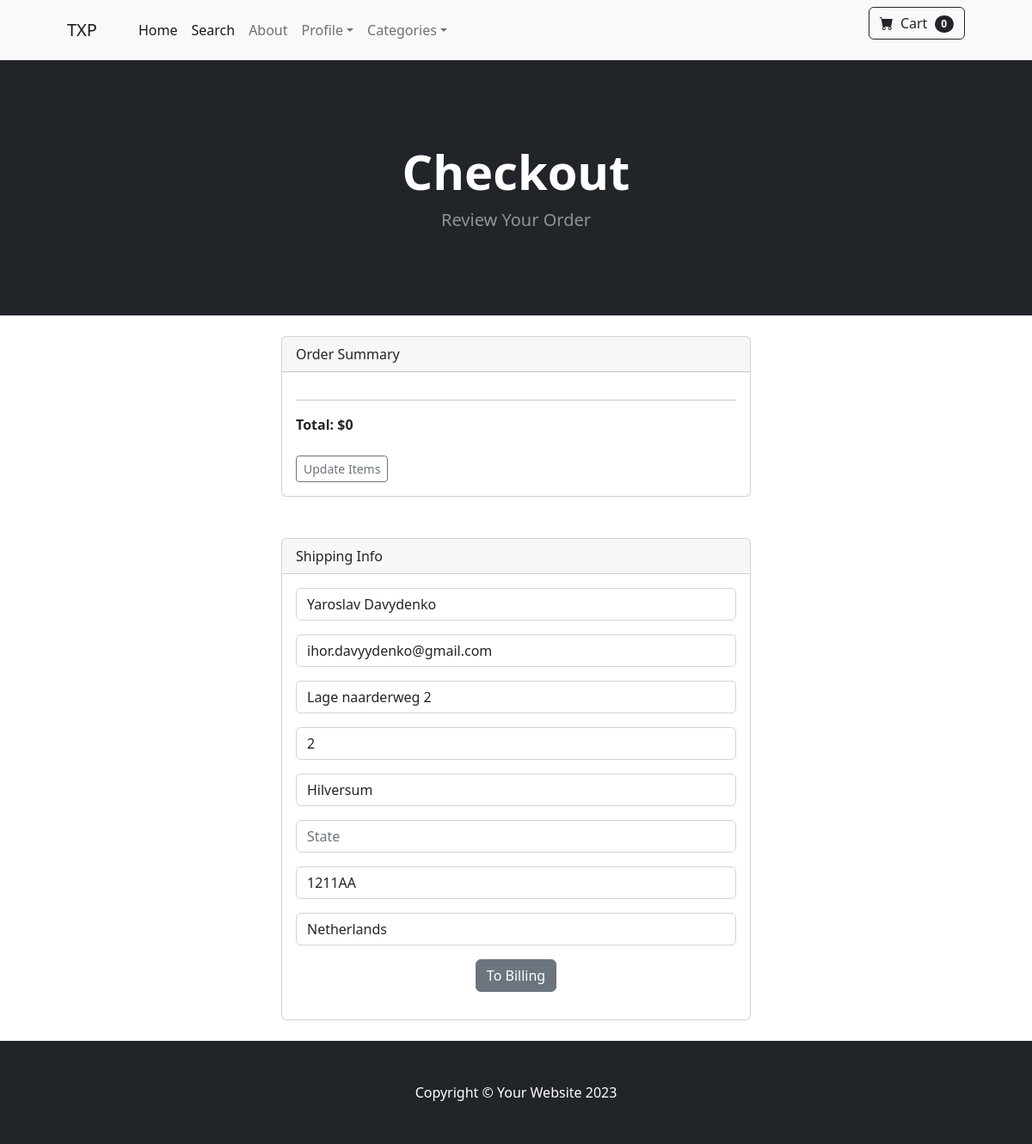
The app's page /payment/checkout (signed in) with its own data.
### payment/models.py (models this page shows, shortened)
class ShippingAddress(models.Model):
    user = models.ForeignKey(User, on_delete=models.CASCADE, null=True, blank=True)
    shipping_full_name = models.CharField(max_length=255)
    shipping_email = models.CharField(max_length=255)
    shipping_address1 = models.CharField(max_length=255)
    shipping_address2 = models.CharField(max_length=255, null=True, blank=True)
    shipping_city = models.CharField(max_length=255)
    shipping_state = models.CharField(max_length=255, null=True, blank=True)
    shipping_zipcode = models.CharField(max_length=255)
    shipping_country = models.CharField(max_length=255)
    class Meta:
        verbose_name_plural = 'Shipping Address'

### payment/views.py (the view, shortened to what this page needs)
# urls.py: path('checkout', views.checkout, name='checkout'),
def checkout(request):
    cart = Cart(request)
    cart_products = cart.get_prods()
    quantities = cart.get_quants()
    total = cart.total()
    if request.user.is_authenticated:
        s_user = ShippingAddress.objects.get(user__id=request.user.id)
        s_form = ShippingForm(request.POST or None, instance=s_user)
        context = {'cart_products': cart_products,
                   'quantities': quantities,
                   'total': total,
                   's_form': s_form
                   }
        return render(request, 'payment/checkout.html', context)

### cart/cart.py (called while the page is built, shortened)
    def __len__(self):
        return len(self.cart)

    def get_prods(self):
        product_ids = self.cart.keys()
        products = Product.objects.filter(id__in=product_ids)
        return products

    def get_quants(self):
        quantities = self.cart
        return quantities

    def total(self):
        totals_per_prod = []
        return sum(totals_per_prod)

### cart/context_processors.py (called while the page is built)
def cart(request):
    cart = Cart(request)
    return {'cart': cart}

### payment/templates/payment/checkout.html (shortened to what this page needs)
{% extends 'base.html' %}
{% load static %}
{% block content %}
<header class="bg-dark py-5">
    <div class="container px-4 px-lg-5 my-5">
        <div class="text-center text-white">
            <h1 class="display-4 fw-bolder">Checkout</h1>
            <p class="lead fw-normal text-white-50 mb-0">Review Your Order</p>
        </div>
    </div>
</header>
<br/>
<div class="container">
    <div class="row">
        <div class="col-md-6 offset-md-3">
            <div class="card">
                <div class="card-header">
                    Order Summary
                </div>
                <div class="card-body">
                    <hr class="divider"/>
                    <strong>Total: ${{ total }}</strong>
                    <br/><br/>
                    <a href="{% url 'cart_summary' %}" class="btn btn-sm btn-outline-secondary">Update Items</a>
                </div>
            </div>
            <br/><br/>
            <div class="card">
                <div class="card-header">
                    Shipping Info
                </div>
                <div class="card-body">
                    <form method="POST" action="{% url 'billing_info' %}">
                        {{ s_form.as_p}}
                        <center>
                            <button type="submit" class="btn btn-secondary">To Billing</button>
                        </center>
                    </form>
                </div>
            </div>
            <br/>
        </div>
    </div>
</div>
{% endblock %}

### records on screen
ShippingAddress: shipping_full_name "Yaroslav Davydenko", shipping_email "ihor.davyydenko@gmail.com", shipping_address1 "Lage naarderweg 2", shipping_address2 "2", shipping_city "Hilversum", shipping_zipcode "1211AA", shipping_country "Netherlands"

### other values on screen
{{ cart|length }} "0"
{{ total }} "0"
